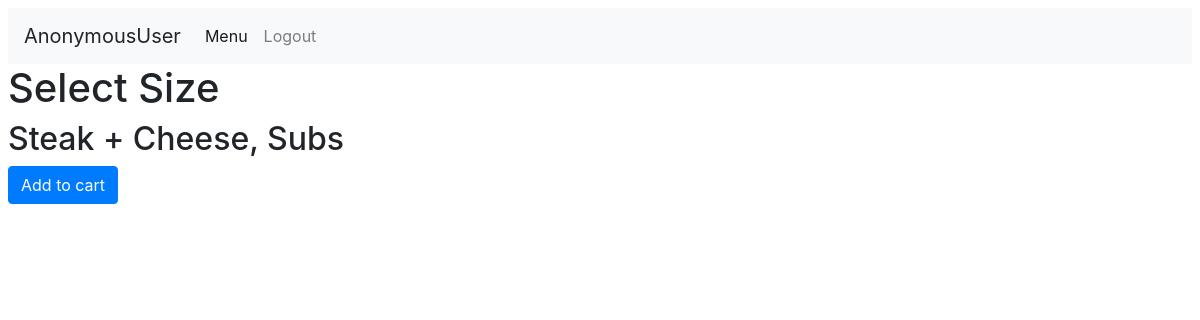
Page /orders/6/select_size on the earlier database version.
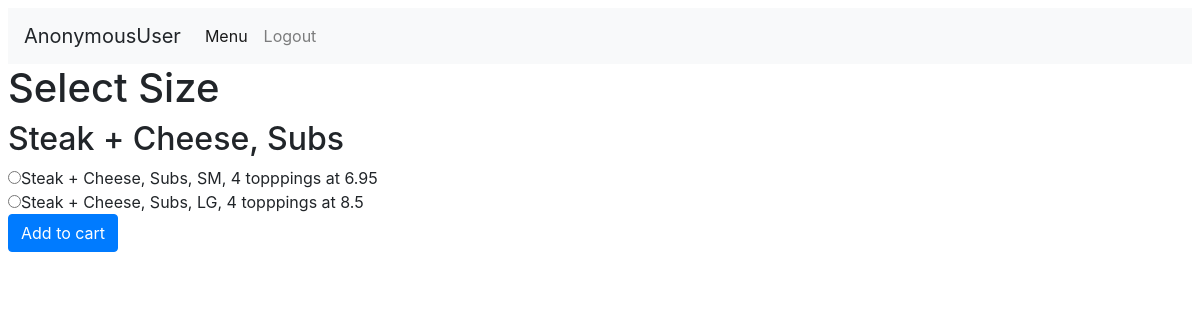
Same page on the later database version.
### orders/models.py (models this page shows)
class Item_Price(models.Model):
    item = models.ForeignKey(Item, on_delete=models.CASCADE, related_name="price")
    SMALL = 'SM'
    LARGE = 'LG'
    SET = 'ST'
    SIZE_CHOICES = [
        (SMALL, 'Small'),
        (LARGE, 'Large'),
        (SET, 'Set'),
    ]
    topping_count = models.IntegerField(default=0,)
    size = models.CharField(max_length=2, choices=SIZE_CHOICES, default=SMALL,)
    price = models.FloatField(max_length=10, blank=True)
    def __str__(self):
        return f"{self.item}, {self.size}, {self.topping_count} topppings at {self.price}"

class Item(models.Model):
    category = models.ForeignKey(Category, on_delete=models.CASCADE)
    item = models.CharField(max_length=64)
    def __str__(self):
        return f"{self.item}, {self.category}"

class Category(models.Model):
    category = models.CharField(max_length=64)
    def __str__(self):
        return f"{self.category}"

### orders/views.py (the view)
# urls.py: path("<int:item_id>/select_size", views.select_size, name="select_size"),
def select_size(request, item_id):
    if request.method == 'POST':
        print("Got to post")
        price_id = request.POST.get("size")
        return redirect('select_toppings', item_id = item_id, price_id = price_id)
    else:
        item = Item.objects.get(pk = item_id)
        context = {
            "Item": item,
            "Sizes": item.price.all(),
            "item_id": item_id
        }
        return render(request, "orders/select_size.html", context)

### orders/templates/orders/select_size.html (shortened to what this page needs)
{% extends "orders/base.html" %}
{% block body %}
<h1>Select Size</h1>
  <h2>{{Item}}</h2>
  <form action="{% url 'select_size' item_id %}" method="post">
      {% for size in Sizes %}
        <input type="radio" name="size" id="{{size}}" value="{{size.id}}">{{size}}</input>
        <br>
      {% endfor %}
      <input type="submit" class ="btn btn-primary" value="Add to cart"></input>
  </form>
{% endblock %}

Differences in the rows shown:
added Item_Price: item+size+topping_count "Steak + Cheese, Subs, SM, 4 topppings at 6.95"
added Item_Price: item+size+topping_count "Steak + Cheese, Subs, LG, 4 topppings at 8.5"
